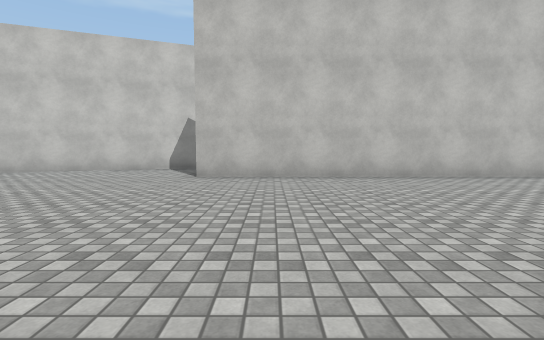
View 1 (above)

19 first-person views from a walk through a scene from a Unity 3-D project. The camera is 1.2 m above the floor, tilts 4° down and sees 85° across. The floor is counted in squares, 2 m on a side. Each view is taken from the middle of a square. On the plan, view 1 faces up. The plan holds only what a view shows up to about 9 squares ahead; the rest is blank. The place goes on beyond the plan. The player character is not drawn. Surface patterns are stand-ins for the level's own textures.

View 2
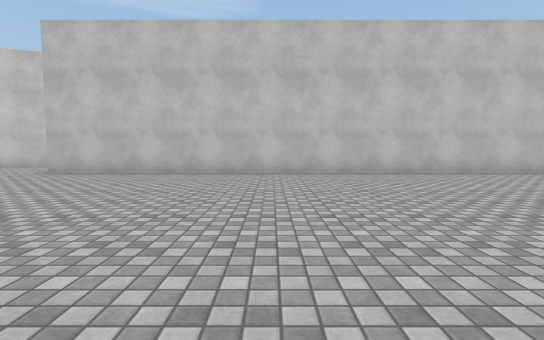

View 3
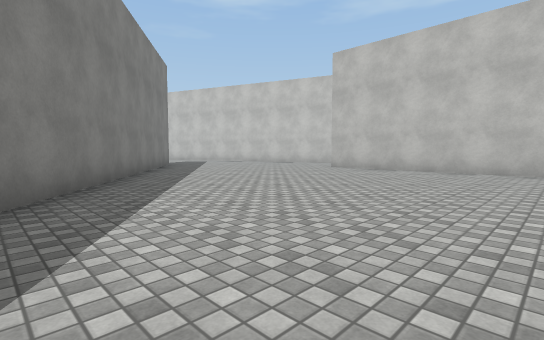

View 4
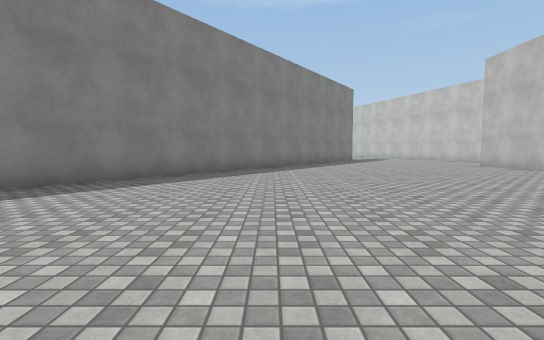

View 5
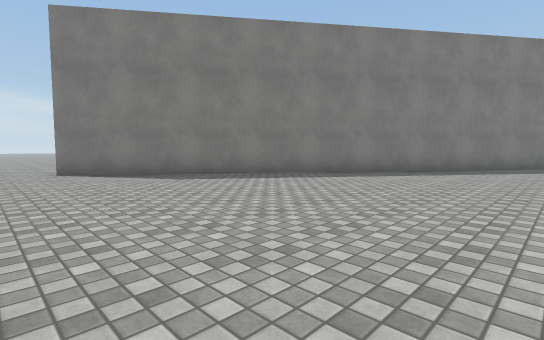

View 6
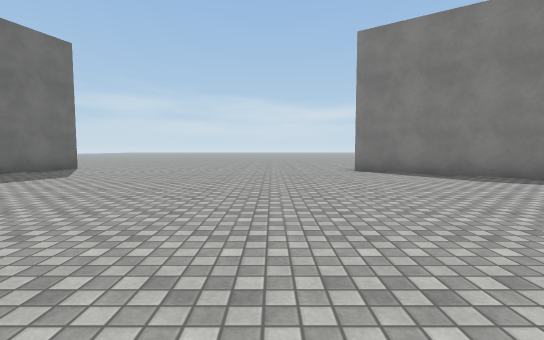

View 7
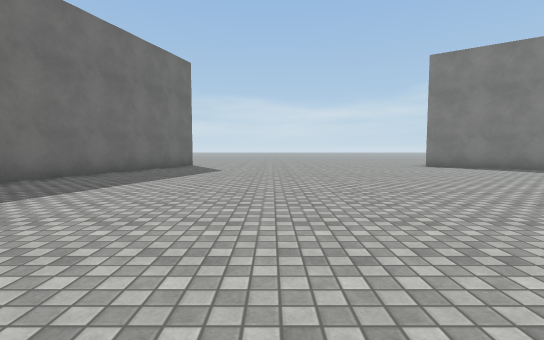

View 8
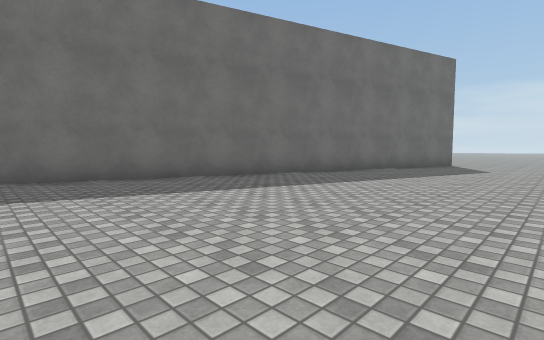

View 9
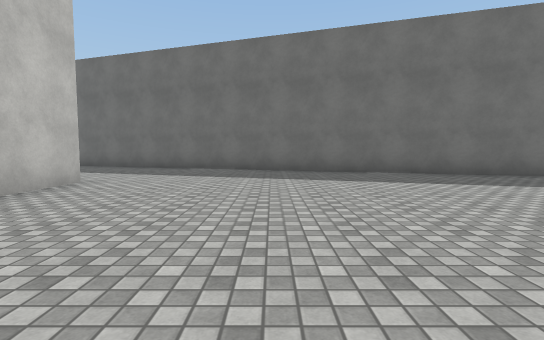

View 10
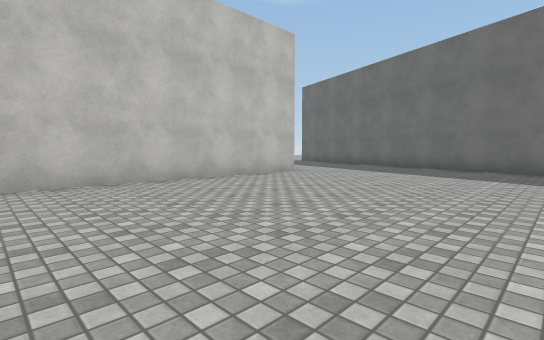

View 11
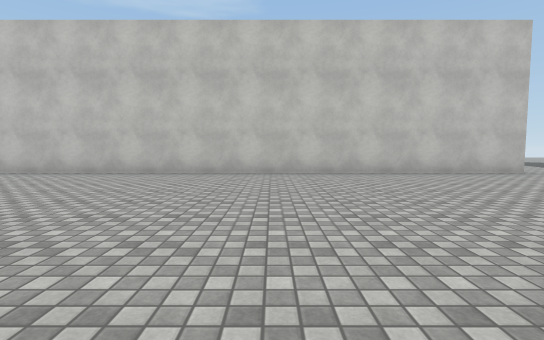

View 12
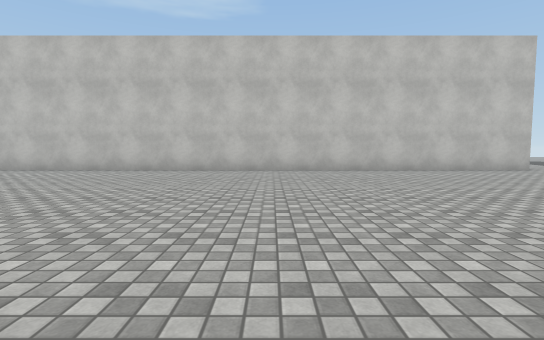

View 13
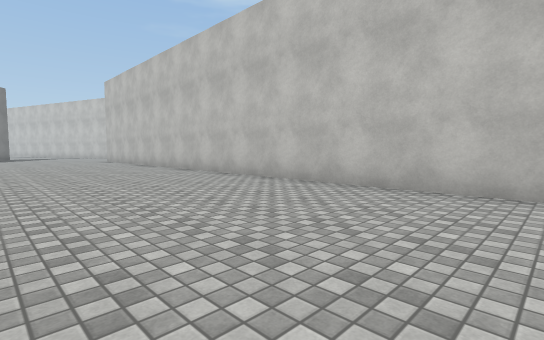

View 14
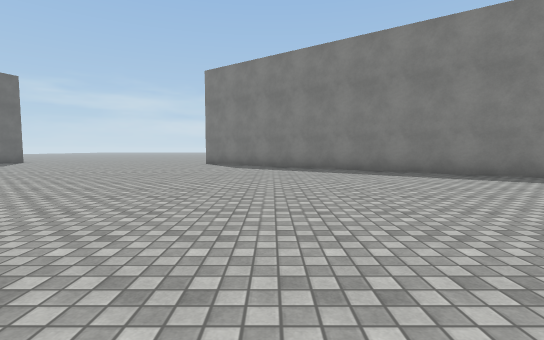

View 15
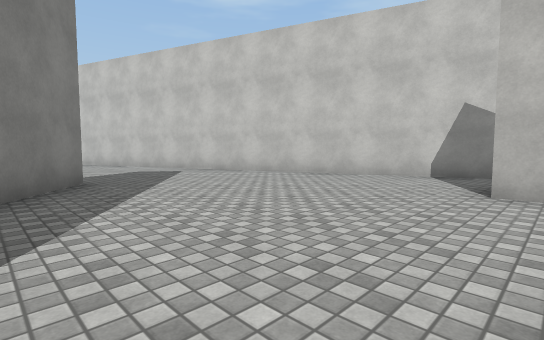

View 16
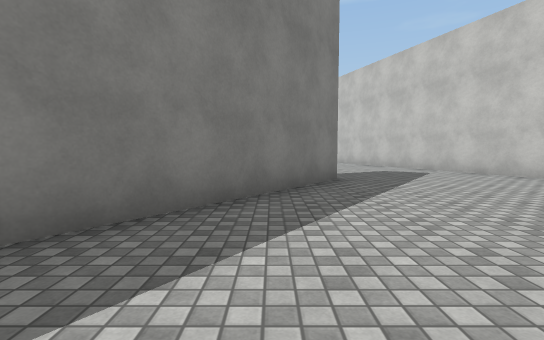

View 17
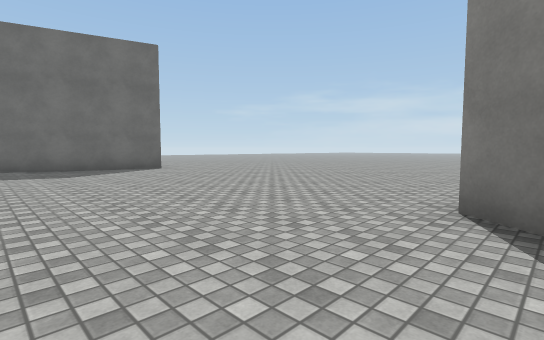

View 18
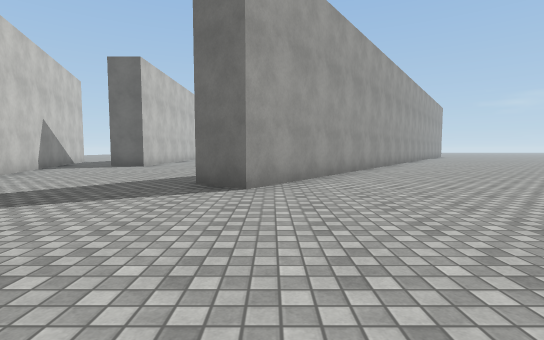

View 19
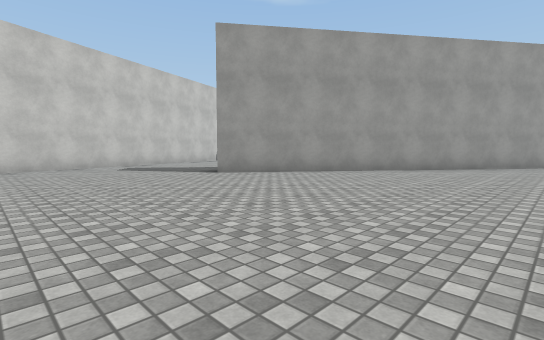

### Floor plan
Points are (right, up) in squares from view 1. A wall is a line through its corners. A room is listed if a view was taken in it or the views show most of it. See-through windows are left out.
Room 1 (views 1, 2, 3, 4, 5, 6, 7, 8, 9, 10, 11, 12, 13, 14, 15, 16, 17)
walls: (21.4, 6.5) (-1.8, 6.5); (20.1, -10.5) (25, 4.7); (-2, 9.4) (-8.8, 6.9); (-6.9, 3.3) (11.8, -10.2)
ways out: opening at (-7.3, 5) to room 2; opening at (-2, 8); opening at (23, 5.3)
Room 2 (views 18, 19)
walls: (-0.3, -2.9) (-7.6, 2.4) (-6.9, 3.3); (-8.8, 6.9) (-11.6, 5.9)
ways out: opening at (-7.3, 5) to room 1

Where each view was taken, in squares from view 1:
view 1: 0 up, 0 right, facing up
view 2: 1 down, 4 right, facing up
view 3: 2 down, 4 right, facing up-left
view 4: 1 down, 9 right, facing left
view 5: 2 down, 13 right, facing down-left
view 6: 2 down, 14 right, facing down
view 7: 0 up, 17 right, facing down
view 8: 1 up, 17 right, facing down-right
view 9: 3 up, 16 right, facing right
view 10: 1 up, 15 right, facing up-right
view 11: 1 down, 15 right, facing up
view 12: 2 down, 14 right, facing up
view 13: 2 up, 14 right, facing up-left
view 14: 2 up, 9 right, facing down
view 15: 2 up, 1 left, facing up-left
view 16: 2 up, 1 left, facing left
view 17: 7 down, 11 right, facing down-right
view 18: 2 up, 12 left, facing right
view 19: 4 down, 12 left, facing up-right
